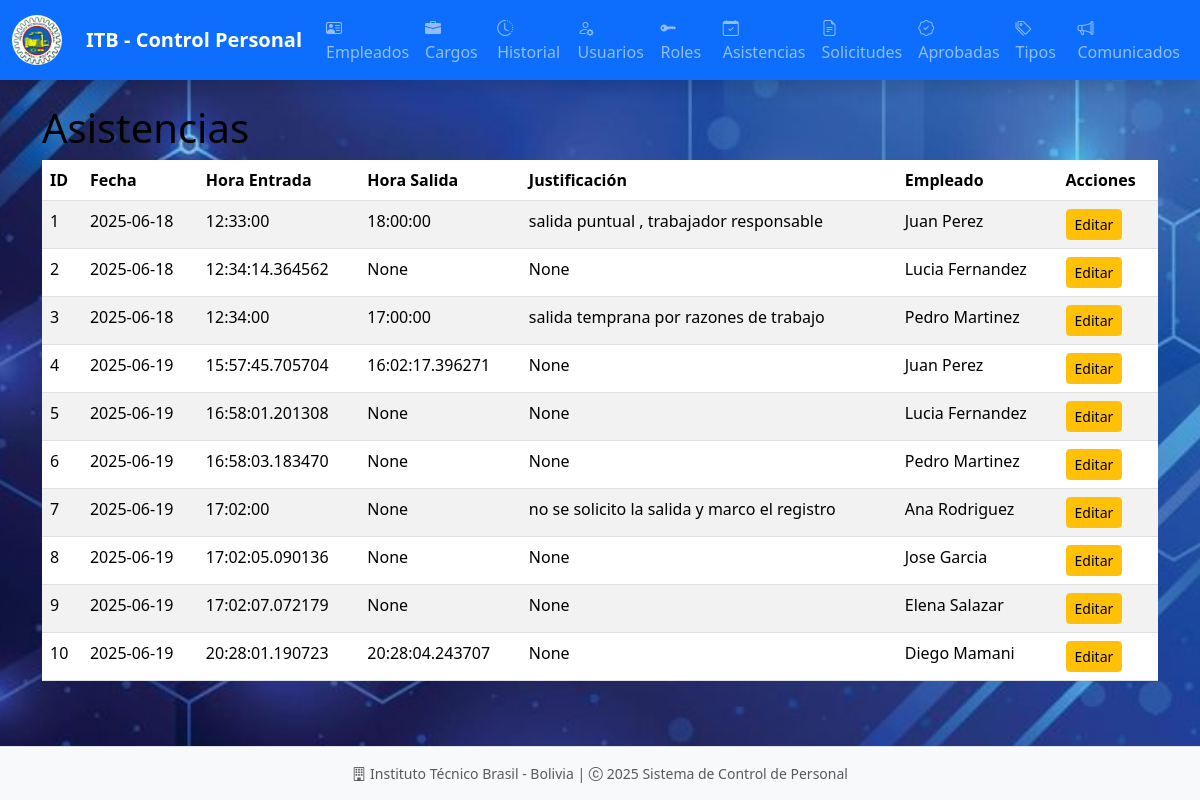
The app's page /asistencias/ with its own data.
### models/asistencia_model.py (models this page shows, shortened)
class Asistencia(db.Model):
    __tablename__ = "asistencias"
    id = db.Column(db.Integer, primary_key=True)
    fecha = db.Column(db.Date, nullable=False, default=date.today)
    hora_entrada = db.Column(db.Time)
    hora_salida = db.Column(db.Time)
    justificacion = db.Column(db.Text)
    empleado_id = db.Column(db.Integer, db.ForeignKey('empleados.id'), nullable=False)
    empleado = db.relationship('Empleado', back_populates='asistencias')
    @staticmethod
    def get_all():
        return Asistencia.query.all()

### models/empleado_model.py (models this page shows, shortened)
class Empleado(db.Model):
    __tablename__ = "empleados"
    id = db.Column(db.Integer, primary_key=True)
    nombre = db.Column(db.String(255), nullable=False)
    apellido = db.Column(db.String(255), nullable=False)
    ci = db.Column(db.String(20), nullable=False, unique=True)
    email = db.Column(db.String(255), nullable=False, unique=True)
    telefono = db.Column(db.String(20), nullable=False)
    fecha = db.Column(db.DateTime, nullable=False, default=datetime.utcnow)
    cargo_id = db.Column(db.Integer, db.ForeignKey('cargos.id'), nullable=False)
    cargo = db.relationship('Cargo', back_populates='empleados')
    usuarios = db.relationship('Usuario', back_populates='empleado', uselist=False)
    asistencias = db.relationship('Asistencia', back_populates='empleado', cascade='all, delete-orphan')
    historial_laboral = db.relationship('Historial', back_populates='empleado', cascade='all, delete-orphan')
    licencias_aprobadas = db.relationship('LicenciaAprobada', back_populates='empleado', cascade='all, delete-orphan')
    solicitudes_licencia = db.relationship('SolicitudLicencia', back_populates='empleado', cascade='all, delete-orphan')
    def delete(self):
        db.session.delete(self)
        db.session.commit()

### controllers/asistencia_controller.py (the view)
@asistencia_bp.route('/')
def index():
    asistencias = Asistencia.get_all()
    return asistencia_view.list(asistencias)

### run.py (called while the page is built)
@app.context_processor
def inject_active_path():
    def is_active(path):
        return 'active' if request.path == path else ''
    return(dict(is_active = is_active))

### views/asistencia_view.py (called while the page is built)
def list(asistencias):
    return render_template('admin/asistencias/index.html', asistencias=asistencias)

### templates/admin/asistencias/index.html (shortened to what this page needs)
{% extends 'admin/base.html' %}
{% block content %}
<h1>Asistencias</h1>
<table class="table table-striped">
    <thead>
        <tr>
            <th>ID</th>
            <th>Fecha</th>
            <th>Hora Entrada</th>
            <th>Hora Salida</th>
            <th>Justificación</th>
            <th>Empleado</th>
            <th>Acciones</th>
        </tr>
    </thead>
    <tbody>
        {% for a in asistencias %}
        <tr>
            <td>{{ a.id }}</td>
            <td>{{ a.fecha }}</td>
            <td>{{ a.hora_entrada }}</td>
            <td>{{ a.hora_salida }}</td>
            <td>{{ a.justificacion }}</td>
            <td>{{ a.empleado.nombre }} {{ a.empleado.apellido }}</td>
            <td>
                <a href="{{ url_for('asistencia.edit', id=a.id) }}" class="btn btn-warning btn-sm">Editar</a>
            </td>
        </tr>
        {% endfor %}
    </tbody>
</table>
{% endblock %}

### static/style/style_admin.css (style rules this page uses)
:root { --primary-color: #0d6efd; --secondary-color: #6c757d; --success-color: #198754; --info-color: #0dcaf0; --warning-color: #ffc107; --danger-color: #dc3545; --light-color: #f8f9fa; --dark-color: #212529; }
body { font-family: 'Segoe UI', Tahoma, Geneva, Verdana, sans-serif; background-image: url('../images/background.jpg'); background-size: cover; background-repeat: no-repeat; background-attachment: fixed; background-position: center; color: #000000; }

### records on screen
Asistencia: id "1", fecha "2025-06-18", hora_entrada "12:33:00", hora_salida "18:00:00", justificacion "salida puntual , trabajador responsable", empleado.nombre "Juan", empleado.apellido "Perez"
Asistencia: id "2", fecha "2025-06-18", hora_entrada "12:34:14.364562", hora_salida "None", justificacion "None", empleado.nombre "Lucia", empleado.apellido "Fernandez"
Asistencia: id "3", fecha "2025-06-18", hora_entrada "12:34:00", hora_salida "17:00:00", justificacion "salida temprana por razones de trabajo", empleado.nombre "Pedro", empleado.apellido "Martinez"
Asistencia: id "4", fecha "2025-06-19", hora_entrada "15:57:45.705704", hora_salida "16:02:17.396271", justificacion "None", empleado.nombre "Juan", empleado.apellido "Perez"
Asistencia: id "5", fecha "2025-06-19", hora_entrada "16:58:01.201308", hora_salida "None", justificacion "None", empleado.nombre "Lucia", empleado.apellido "Fernandez"
Asistencia: id "6", fecha "2025-06-19", hora_entrada "16:58:03.183470", hora_salida "None", justificacion "None", empleado.nombre "Pedro", empleado.apellido "Martinez"
Asistencia: id "7", fecha "2025-06-19", hora_entrada "17:02:00", hora_salida "None", justificacion "no se solicito la salida y marco el registro", empleado.nombre "Ana", empleado.apellido "Rodriguez"
Asistencia: id "8", fecha "2025-06-19", hora_entrada "17:02:05.090136", hora_salida "None", justificacion "None", empleado.nombre "Jose", empleado.apellido "Garcia"
Asistencia: id "9", fecha "2025-06-19", hora_entrada "17:02:07.072179", hora_salida "None", justificacion "None", empleado.nombre "Elena", empleado.apellido "Salazar"
Asistencia: id "10", fecha "2025-06-19", hora_entrada "20:28:01.190723", hora_salida "20:28:04.243707", justificacion "None", empleado.nombre "Diego", empleado.apellido "Mamani"
